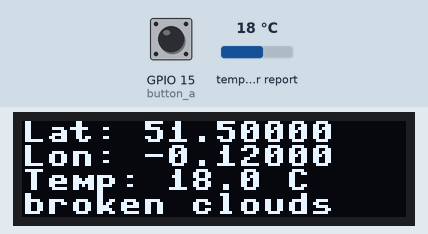
This program was run on a simulated ESP32 board running MicroPython. Shown: 128×32 one-colour display. Inputs (shaded band) come from the test bench; at power-on: GPIO 15 (button_a) HIGH, temperature in the web weather report 18 °C. WiFi joins after 1.5 s; requests to the public web service named in the program get a made-up reply in its usual format after 0.4 s (London, UTC, broken clouds, 64 % humidity, 1013 hPa unless stated); web requests get an empty 200 reply after 0.4 s; what the program prints to the serial console is not drawn.

Above: at 4.3 s.
4.4 s: GPIO 15 (button_a) pulled LOW for 0.15 s
Timing chart, 0 to 7.4 s (numbered marks = the images above; inputs shaded):
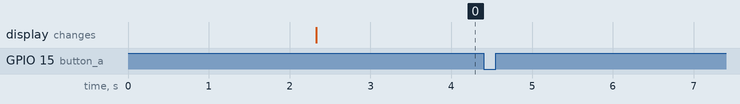

Measured:
- after the input at 4.4 s, every drawn part: stays the same

The program:

lab4_ok2373_yf2610_jz4215_check4.py
```python
# Lab 4 - Checkpoint 1
# Press button A to push the latest coordinates and weather to an ntfy.sh
# topic. Everything else (Wi-Fi, geolocation, weather) is reused from check3.

import time
import micropython
import urequests
from machine import Pin

from lab4_ok2373_yf2610_jz4215_check3 import (
    connect_wifi, get_coordinates, get_weather,
    show_lines, show_error,
)

NTFY_URL = "https://ntfy.sh/aiot_group29"

# === Buttons (OLED FeatherWing) ===
button_a = Pin(15, Pin.IN, Pin.PULL_UP)

DEBOUNCE_MS = 50

# Latest readings; filled in by main() before any button press matters.
latitude = 0.0
longitude = 0.0
temperature = 0.0
description = ""
have_data = False
push_pending = False


def push(_arg):
    global push_pending
    push_pending = False
    if not have_data:
        print("No weather data yet, skipping push")
        return
    body = "Lat: {:.5f}\nLon: {:.5f}\nTemp: {:.1f} C\n{}".format(
        latitude, longitude, temperature, description)
    try:
        response = urequests.post(NTFY_URL, data=body.encode("utf-8"))
        try:
            print("ntfy status:", response.status_code)
        finally:
            response.close()
    except OSError as error:
        print("ntfy error:", error)


def handle_a(_):
    # Fire-and-forget: schedule the HTTP POST out of the ISR so network I/O
    # does not run in interrupt context. Coalesce rapid presses.
    global push_pending
    if push_pending:
        return
    push_pending = True
    micropython.schedule(push, 0)


def make_isr(handler):
    last_press_ms = 0

    def isr(_):
        nonlocal last_press_ms
        now = time.ticks_ms()
        if time.ticks_diff(now, last_press_ms) < DEBOUNCE_MS:
            return
        last_press_ms = now
        handler(None)

    return isr


button_a.irq(trigger=Pin.IRQ_FALLING, handler=make_isr(handle_a))

def main():
    global latitude, longitude, temperature, description, have_data
    try:
        connect_wifi()
        latitude, longitude = get_coordinates()
        temperature, description = get_weather(latitude, longitude)
    except (OSError, ValueError) as error:
        show_error(error)
        print("Weather error:", error)
        raise

    have_data = True
    show_lines(
        "Lat: {:.5f}".format(latitude),
        "Lon: {:.5f}".format(longitude),
        "Temp: {:.1f} C".format(temperature),
        description,
    )
    print("Coordinates: {:.5f}, {:.5f}".format(latitude, longitude))
    print("Temperature: {:.1f} C".format(temperature))
    print("Description: {}".format(description))
    print("Press button A to push to", NTFY_URL)


print("Checkpoint 4 - Part 3")
main()

while True:
    time.sleep_ms(100)
```

lab4_ok2373_yf2610_jz4215_check3.py
```python
import network
import time
import ujson
import urequests
from machine import I2C, Pin
import ssd1306


WIFI_SSID = "Columbia University"
WIFI_PASSWORD = ""
WIFI_TIMEOUT_MS = 15000
GEOLOCATION_URL = "http://ip-api.com/json"
WEATHER_URL = "https://api.openweathermap.org/data/2.5/weather"
OPENWEATHER_API_KEY = "d781378b14840cde07aec5d481840881"


# Feather ESP32 V2 OLED FeatherWing: SCL = GPIO 20, SDA = GPIO 22.
i2c = I2C(0, scl=Pin(20), sda=Pin(22), freq=400000)
oled = ssd1306.SSD1306_I2C(128, 32, i2c)


def show_lines(*lines):
    oled.fill(0)
    for row, line in enumerate(lines[:4]):
        oled.text(str(line)[:16], 0, row * 8)
    oled.show()


def show_error(error):
    message = str(error)
    if " HTTP " in message:
        service, status = message.rsplit(" HTTP ", 1)
        show_lines("Weather error", service, "HTTP {}".format(status))
    else:
        show_lines(
            "Weather error",
            message[:16],
            message[16:32],
            message[32:48],
        )


def connect_wifi():
    wlan = network.WLAN(network.STA_IF)
    wlan.active(True)
    if not wlan.isconnected():
        wlan.connect(WIFI_SSID, WIFI_PASSWORD)
        start_ms = time.ticks_ms()
        while not wlan.isconnected():
            if time.ticks_diff(time.ticks_ms(), start_ms) >= WIFI_TIMEOUT_MS:
                raise OSError("Timed out connecting to Wi-Fi")
            time.sleep_ms(250)
    return wlan


def get_json(url, service_name):
    response = urequests.get(url)
    try:
        if response.status_code != 200:
            raise OSError("{} HTTP {}".format(service_name, response.status_code))
        data = ujson.loads(response.text)
    finally:
        response.close()

    if not isinstance(data, dict):
        raise ValueError("{} returned invalid data".format(service_name))
    return data


def get_coordinates():
    data = get_json(GEOLOCATION_URL, "Geolocation API")
    if data.get("status") != "success":
        raise OSError("Geolocation API: {}".format(
            data.get("message", "request failed")))

    latitude = data.get("lat")
    longitude = data.get("lon")
    if (not isinstance(latitude, (int, float))
            or not isinstance(longitude, (int, float))):
        raise ValueError("Geolocation response has no coordinates")
    return latitude, longitude


def get_weather(latitude, longitude):
    if (not OPENWEATHER_API_KEY
            or OPENWEATHER_API_KEY == "YOUR_OPENWEATHER_API_KEY"):
        raise ValueError("Set OPENWEATHER_API_KEY before running this script")

    url = "{}?lat={}&lon={}&appid={}&units=metric".format(
        WEATHER_URL, latitude, longitude, OPENWEATHER_API_KEY)
    data = get_json(url, "Weather API")

    measurements = data.get("main")
    conditions = data.get("weather")
    if not isinstance(measurements, dict) or not isinstance(conditions, list):
        raise ValueError("Weather response is missing current conditions")
    if not conditions or not isinstance(conditions[0], dict):
        raise ValueError("Weather response has no description")

    temperature = measurements.get("temp")
    description = conditions[0].get("description")
    if (not isinstance(temperature, (int, float))
            or not isinstance(description, str)):
        raise ValueError("Weather response has invalid conditions")
    return temperature, description


def main():
    try:
        connect_wifi()
        latitude, longitude = get_coordinates()
        temperature, description = get_weather(latitude, longitude)
    except (OSError, ValueError) as error:
        show_error(error)
        print("Weather error:", error)
        raise

    show_lines(
        # "Current weather",
        "Lat: {:.5f}".format(latitude),
        "Lon: {:.5f}".format(longitude),
        "Temp: {:.1f} C".format(temperature),
        description,
    )
    print("Coordinates: {:.5f}, {:.5f}".format(latitude, longitude))
    print("Temperature: {:.1f} C".format(temperature))
    print("Description: {}".format(description))


print("Checkpoint 3 - Part 2 Task 3")
main()
```
